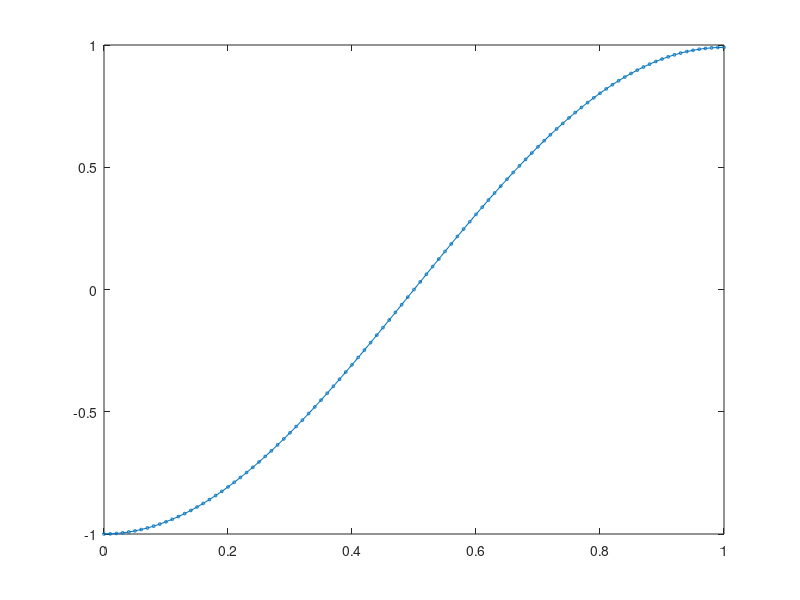

Recreate this plot in MATLAB.
%Define the problem parameters.
L = 1;
c = 1;
nu = 0.001;

V = 1; %No. of vertices = 1 due to linear interpolation.
E = 100; %No. of elements. 
N = E; %No. of global nodes. Equal to E due to indexing offset (0,1,...,N as opposed to 1,2,...,E).


%%%%%%%Define the Q matrix%%%%%%%%%%.
%We have to do some index gymnastics since v is 0 indexed, but everything else (including Octave itself) is 1 indexed.
V_plus_1 = V+1;
% We need to define the coordinates for every '1' in the Q matrix
% There are (V+1)*E total ones (2 per element)
rows = zeros((V_plus_1)*E, 1);
cols = zeros((V_plus_1)*E, 1);
vals = ones((V_plus_1)*E, 1);

counter = 1;
for e = 1:E
    for v = 0:1
        % Map to Octave 1-based row.
        l = v+2*e-1; % = v+1 + 2(e-1). Shift e to be 0 based, do the calculation, and revert to 1 based.

        % Map to Octave 1-based column
        i_octave = e + v; 
        
        rows(counter) = l;
        cols(counter) = i_octave;
        counter = counter + 1;
    end
end

Q = sparse(rows, cols, vals, 2*E, E+1); % Size: (Rows in local vector) x (Rows in global vector)

%%%%%%%Define the R matrix%%%%%%%%%%.
R = [zeros(N, 1), speye(N)]; %This is for Dirichlet on left end, Neumann on right end.

%%%%%%%Define the x values (global nodes) and the Le's. %%%%%%
%Uniform spacing.
xvals = linspace(0, 1, E+1);
Le = xvals(2)-xvals(1);

%%%%%%%Define A^e, B^e, C^e%%%%%%
Ae = zeros(2,2);
Be = zeros(2,2);
Ce = zeros(2,2);

Ae(1,1)=1/Le;
Ae(1,2)=-1/Le;
Ae(2,1)=-1/Le;
Ae(2,2)=1/Le;

Be(1,1)=Le/3;
Be(1,2)=Le/6;
Be(2,1)=Le/6;
Be(2,2)=Le/3;

Ce(1,1)=-1/2;
Ce(1,2)=1/2;
Ce(2,1)=-1/2;
Ce(2,2)=1/2;

%%%%%%%%%Define A_L, B_L, C_L%%%%%%%%%%
AL = kron(eye(E), Ae);
BL = kron(eye(E), Be);
CL = kron(eye(E), Ce);

%%%%%%%%%%Define Abar, Bbar, Cbar.%%%%%%
Abar = Q' * AL * Q;
Bbar = Q' * BL * Q;
Cbar = Q' * CL * Q;

%%%%%%%%%% Construct A, B, C %%%%%%
A = R * Abar * R';
B = R * Bbar * R';
C = R * Cbar * R';


%%%%%%%Implement BDF3/EXT3 from here%%%%%%%%
T = 1.5;
dt = 0.001;
nstep = T/dt;

%Make lists of all the BDFk coefficients. Store as column vectors.
%Careful: bdf(k) corresponds to \beta_{k-1}.
bdf1  = (([ 1.  -1.  0.  0. 0.])/1.)';
bdf2  = (([ 3.  -4.  1.  0. 0.])/2.)';
bdf3  = (([11. -18.  9. -2. 0.])/6.)';

%Make lists of all the EXTk coefficients. Store as column vectors.
ext1  = (([ 1.  0.  0.  0. 0.]))';
ext2  = (([ 2.  -1.  0.  0. 0.]))';
ext3  = (([3. -3. 1. 0. 0.]))';

%Vectors that will be used to store the correct BDFk/EXTk coefficients according 
%to the situation.
bdf = zeros(size(bdf1));
ext = zeros(size(ext1));

x  = xvals(2:end)';
u0 = zeros(size(x)); %Since IC = 0.
u=u0;

%Temp arrays to store previous results.
ulm1=zeros(size(u));
ulm2=zeros(size(u));
ulm3=zeros(size(u));

%For the first time step, u0 is the u_{l-1}.
ulm1 = u0;

%Time evolution

for k=1:nstep;  time=k*dt;
ub = zeros(N+1,1);
ub(1,1) = sin(pi * time);

ubd = zeros(N+1,1);
ubd(1,1) = pi*cos(pi * time);

  if(k==1) %BDF1/EXT1
    bdf = bdf1;
    ext = ext1;

    %Left side operator.
    H = B*bdf(1) + nu * A * dt;
    %Right side
    rhsbeta = -B*(bdf(2)*ulm1); %BDF1
    rhsalpha = -dt*C* (ext(1)*(ulm1)); %EXT1
    rhsleftbound = -R * dt* ((nu * Abar + Cbar)*ub + Bbar *ubd); %From Dirichlet BC at x = 0.
    
    %Combine all terms to get RHS.
    rhs = rhsbeta + rhsalpha + rhsleftbound;

    %Solve to get current 'u'.
    u   = H\(rhs);

    %Update past results.
    ulm2=ulm1; 
    ulm1=u;
  
  elseif(k==2) %BDF2/EXT2
    bdf = bdf2;
    ext = ext2;

    %Left side operator.
    H = B*bdf(1) + nu * A * dt;
    %Right side
    rhsbeta = -B*(bdf(2)*ulm1 + bdf(3)*ulm2); %BDF2
    rhsalpha = -dt*C* (ext(1)*(ulm1) + ext(2)*(ulm2)); %EXT2
    rhsleftbound = -R * dt* ((nu * Abar + Cbar)*ub + Bbar *ubd); %From Dirichlet BC at x = 0.
    
    %Combine all terms to get RHS.
    rhs = rhsbeta + rhsalpha + rhsleftbound;

    %Solve to get current 'u'.
    u   = H\(rhs);

    %Update past results.
    ulm3 = ulm2;
    ulm2 = ulm1; 
    ulm1=u;
  
  else %BDF3/EXT3
    bdf = bdf3;
    ext = ext3;
    %Left side operator.
    H = B*bdf(1) + nu * A * dt;
    %Right side
    rhsbeta = -B*(bdf(2)*ulm1 + bdf(3)*ulm2 + bdf(4)*ulm3); %BDF3
    rhsalpha = -dt*C* (ext(1)*(ulm1) + ext(2)*(ulm2) + ext(3)*(ulm3)); %EXT3
    rhsleftbound = -R * dt* ((nu * Abar + Cbar)*ub + Bbar *ubd); %From Dirichlet BC at x = 0.
    
    %Combine all terms to get RHS.
    rhs = rhsbeta + rhsalpha + rhsleftbound;

    %Solve to get current 'u'.
    u   = H\(rhs);

    %Update past results.
    ulm3 = ulm2;
    ulm2 = ulm1; 
    ulm1=u;
    
    end
  end

%%%%%%%%%Plotting the numerical solution%%%%%%%%%%%
u_full = zeros(E+1,1);       % full solution including boundaries
u_full(1) = sin(pi*time);     % left Dirichlet
u_full(2:end) = u;          % interior + right Neumann    
plot(xvals, u_full, '-o','markersize',2)
%xlabel('x'); ylabel('u(x)');
%title('Steady-state FEM solution');
%grid on
pause

%%%%%%%Pointwise error%%%%%%%%
%Define the exact solution
%function y=exact_steadysol(x,nu)
 %   y=x - (exp(-1/nu) - exp((x-1)/nu))/(exp(-1/nu) - 1);
%end

%Evaluate the exact solution over the range of xvals. Note that we exclude the boundary terms x = 0 and 1.
%xvals = xvals'; %Convert xvals to column vector since we originally used linspace.
%exactsol = exact_steadysol(xvals(2:end-1), nu);

%Compute the pointwise error (again, ignoring boundary terms).
%err_pntwise = abs((exactsol - res)./exactsol); 

%Display the maximum pointwise error.
%disp(max(err_pntwise))

%Plot the pointwise error as a function of 'x'.
%plot(xvals(2:end-1),err_pntwise,'-o','markersize',2)
%pause
